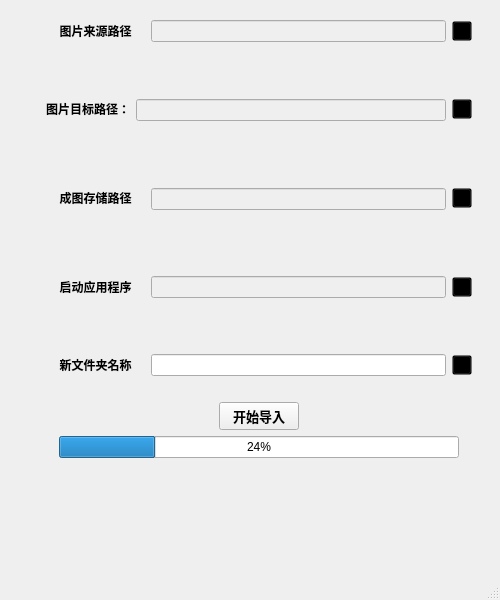
<?xml version="1.0" encoding="UTF-8"?>
<ui version="4.0">
 <class>importRawTool</class>
 <widget class="QMainWindow" name="importRawTool">
  <property name="geometry">
   <rect>
    <x>0</x>
    <y>0</y>
    <width>500</width>
    <height>600</height>
   </rect>
  </property>
  <property name="windowTitle">
   <string>Raw导入小助手v1.0</string>
  </property>
  <property name="windowIcon">
   <iconset resource="resource.qrc">
    <normaloff>:/icon/icon.ico</normaloff>:/icon/icon.ico</iconset>
  </property>
  <property name="styleSheet">
   <string notr="true">margin-size:10px;</string>
  </property>
  <property name="windowFilePath">
   <string notr="true"/>
  </property>
  <widget class="QWidget" name="centralwidget">
   <widget class="QWidget" name="verticalLayoutWidget">
    <property name="geometry">
     <rect>
      <x>0</x>
      <y>0</y>
      <width>518</width>
      <height>541</height>
     </rect>
    </property>
    <layout class="QVBoxLayout" name="verticalLayout" stretch="1,1,1,1,0,1,1,1">
     <item>
      <layout class="QHBoxLayout" name="horizontalLayout_2">
       <item>
        <widget class="QLabel" name="label">
         <property name="minimumSize">
          <size>
           <width>40</width>
           <height>40</height>
          </size>
         </property>
         <property name="maximumSize">
          <size>
           <width>40</width>
           <height>40</height>
          </size>
         </property>
         <property name="text">
          <string/>
         </property>
        </widget>
       </item>
       <item>
        <widget class="QLabel" name="label_2">
         <property name="minimumSize">
          <size>
           <width>99</width>
           <height>40</height>
          </size>
         </property>
         <property name="maximumSize">
          <size>
           <width>16777215</width>
           <height>40</height>
          </size>
         </property>
         <property name="layoutDirection">
          <enum>Qt::LeftToRight</enum>
         </property>
         <property name="text">
          <string>&lt;html&gt;&lt;head/&gt;&lt;body&gt;&lt;p&gt;&lt;span style=&quot; font-weight:600;&quot;&gt;图片来源路径&lt;/span&gt;&lt;/p&gt;&lt;/body&gt;&lt;/html&gt;</string>
         </property>
         <property name="alignment">
          <set>Qt::AlignCenter</set>
         </property>
        </widget>
       </item>
       <item>
        <layout class="QVBoxLayout" name="verticalLayout_2">
         <item>
          <widget class="QLabel" name="label_14">
           <property name="enabled">
            <bool>false</bool>
           </property>
           <property name="text">
            <string/>
           </property>
          </widget>
         </item>
         <item>
          <widget class="QLineEdit" name="RawSourceL">
           <property name="enabled">
            <bool>false</bool>
           </property>
           <property name="minimumSize">
            <size>
             <width>0</width>
             <height>0</height>
            </size>
           </property>
           <property name="maximumSize">
            <size>
             <width>16777215</width>
             <height>16777215</height>
            </size>
           </property>
           <property name="palette">
            <palette>
             <active/>
             <inactive/>
             <disabled/>
            </palette>
           </property>
           <property name="autoFillBackground">
            <bool>false</bool>
           </property>
           <property name="styleSheet">
            <string notr="true">border-width:0;</string>
           </property>
          </widget>
         </item>
         <item>
          <widget class="QLabel" name="rawSourceLable">
           <property name="font">
            <font>
             <pointsize>9</pointsize>
            </font>
           </property>
           <property name="styleSheet">
            <string notr="true">color:rgb(209, 2, 23)</string>
           </property>
           <property name="text">
            <string/>
           </property>
          </widget>
         </item>
        </layout>
       </item>
       <item>
        <widget class="QPushButton" name="RawSourceB">
         <property name="minimumSize">
          <size>
           <width>10</width>
           <height>10</height>
          </size>
         </property>
         <property name="maximumSize">
          <size>
           <width>20</width>
           <height>20</height>
          </size>
         </property>
         <property name="styleSheet">
          <string notr="true">image: url(:/icon/edit.svg);background-color:transparent;</string>
         </property>
         <property name="text">
          <string/>
         </property>
        </widget>
       </item>
       <item>
        <widget class="QLabel" name="label_3">
         <property name="minimumSize">
          <size>
           <width>40</width>
           <height>40</height>
          </size>
         </property>
         <property name="maximumSize">
          <size>
           <width>40</width>
           <height>40</height>
          </size>
         </property>
         <property name="text">
          <string/>
         </property>
        </widget>
       </item>
      </layout>
     </item>
     <item>
      <layout class="QHBoxLayout" name="horizontalLayout_4">
       <item>
        <widget class="QLabel" name="label_5">
         <property name="minimumSize">
          <size>
           <width>40</width>
           <height>0</height>
          </size>
         </property>
         <property name="maximumSize">
          <size>
           <width>40</width>
           <height>16777215</height>
          </size>
         </property>
         <property name="text">
          <string/>
         </property>
        </widget>
       </item>
       <item>
        <widget class="QLabel" name="label_6">
         <property name="enabled">
          <bool>true</bool>
         </property>
         <property name="minimumSize">
          <size>
           <width>0</width>
           <height>0</height>
          </size>
         </property>
         <property name="maximumSize">
          <size>
           <width>99</width>
           <height>99</height>
          </size>
         </property>
         <property name="layoutDirection">
          <enum>Qt::LeftToRight</enum>
         </property>
         <property name="text">
          <string>&lt;html&gt;&lt;head/&gt;&lt;body&gt;&lt;p&gt;&lt;span style=&quot; font-weight:600;&quot;&gt;图片目标路径：&lt;/span&gt;&lt;/p&gt;&lt;/body&gt;&lt;/html&gt;</string>
         </property>
         <property name="alignment">
          <set>Qt::AlignCenter</set>
         </property>
        </widget>
       </item>
       <item>
        <layout class="QVBoxLayout" name="verticalLayout_3">
         <item>
          <widget class="QLabel" name="label_16">
           <property name="text">
            <string/>
           </property>
          </widget>
         </item>
         <item>
          <widget class="QLineEdit" name="RawDesL">
           <property name="enabled">
            <bool>false</bool>
           </property>
           <property name="minimumSize">
            <size>
             <width>0</width>
             <height>0</height>
            </size>
           </property>
           <property name="maximumSize">
            <size>
             <width>16777215</width>
             <height>16777215</height>
            </size>
           </property>
          </widget>
         </item>
         <item>
          <widget class="QLabel" name="rawDesLable">
           <property name="font">
            <font>
             <pointsize>9</pointsize>
            </font>
           </property>
           <property name="styleSheet">
            <string notr="true">color:rgb(209, 2, 23)</string>
           </property>
           <property name="text">
            <string/>
           </property>
          </widget>
         </item>
        </layout>
       </item>
       <item>
        <widget class="QPushButton" name="RawDesB">
         <property name="minimumSize">
          <size>
           <width>20</width>
           <height>20</height>
          </size>
         </property>
         <property name="maximumSize">
          <size>
           <width>20</width>
           <height>20</height>
          </size>
         </property>
         <property name="styleSheet">
          <string notr="true">image: url(:/icon/edit.svg);background-color:transparent;</string>
         </property>
         <property name="text">
          <string/>
         </property>
        </widget>
       </item>
       <item>
        <widget class="QLabel" name="label_7">
         <property name="minimumSize">
          <size>
           <width>40</width>
           <height>0</height>
          </size>
         </property>
         <property name="maximumSize">
          <size>
           <width>40</width>
           <height>16777215</height>
          </size>
         </property>
         <property name="text">
          <string/>
         </property>
        </widget>
       </item>
      </layout>
     </item>
     <item>
      <layout class="QHBoxLayout" name="horizontalLayout_5">
       <item>
        <widget class="QLabel" name="label_8">
         <property name="minimumSize">
          <size>
           <width>40</width>
           <height>0</height>
          </size>
         </property>
         <property name="maximumSize">
          <size>
           <width>40</width>
           <height>16777215</height>
          </size>
         </property>
         <property name="text">
          <string/>
         </property>
        </widget>
       </item>
       <item>
        <widget class="QLabel" name="label_9">
         <property name="minimumSize">
          <size>
           <width>99</width>
           <height>0</height>
          </size>
         </property>
         <property name="maximumSize">
          <size>
           <width>16777215</width>
           <height>16777215</height>
          </size>
         </property>
         <property name="layoutDirection">
          <enum>Qt::LeftToRight</enum>
         </property>
         <property name="text">
          <string>&lt;html&gt;&lt;head/&gt;&lt;body&gt;&lt;p&gt;&lt;span style=&quot; font-weight:600;&quot;&gt;成图存储路径&lt;/span&gt;&lt;/p&gt;&lt;/body&gt;&lt;/html&gt;</string>
         </property>
         <property name="alignment">
          <set>Qt::AlignCenter</set>
         </property>
        </widget>
       </item>
       <item>
        <layout class="QVBoxLayout" name="verticalLayout_4">
         <item>
          <widget class="QLabel" name="label_15">
           <property name="text">
            <string/>
           </property>
          </widget>
         </item>
         <item>
          <widget class="QLineEdit" name="ComplectL">
           <property name="enabled">
            <bool>false</bool>
           </property>
           <property name="minimumSize">
            <size>
             <width>0</width>
             <height>0</height>
            </size>
           </property>
           <property name="maximumSize">
            <size>
             <width>16777215</width>
             <height>16777215</height>
            </size>
           </property>
          </widget>
         </item>
         <item>
          <widget class="QLabel" name="complectLable">
           <property name="font">
            <font>
             <pointsize>9</pointsize>
            </font>
           </property>
           <property name="styleSheet">
            <string notr="true">color:rgb(209, 2, 23)</string>
           </property>
           <property name="text">
            <string/>
           </property>
          </widget>
         </item>
        </layout>
       </item>
       <item>
        <widget class="QPushButton" name="ComplectB">
         <property name="minimumSize">
          <size>
           <width>20</width>
           <height>20</height>
          </size>
         </property>
         <property name="maximumSize">
          <size>
           <width>20</width>
           <height>20</height>
          </size>
         </property>
         <property name="styleSheet">
          <string notr="true">image: url(:/icon/edit.svg);background-color:transparent;</string>
         </property>
         <property name="text">
          <string/>
         </property>
        </widget>
       </item>
       <item>
        <widget class="QLabel" name="label_10">
         <property name="minimumSize">
          <size>
           <width>40</width>
           <height>0</height>
          </size>
         </property>
         <property name="maximumSize">
          <size>
           <width>40</width>
           <height>16777215</height>
          </size>
         </property>
         <property name="text">
          <string/>
         </property>
        </widget>
       </item>
      </layout>
     </item>
     <item>
      <layout class="QHBoxLayout" name="horizontalLayout_8">
       <item>
        <widget class="QLabel" name="label_11">
         <property name="minimumSize">
          <size>
           <width>40</width>
           <height>66</height>
          </size>
         </property>
         <property name="maximumSize">
          <size>
           <width>40</width>
           <height>66</height>
          </size>
         </property>
         <property name="text">
          <string/>
         </property>
        </widget>
       </item>
       <item>
        <widget class="QLabel" name="label_12">
         <property name="minimumSize">
          <size>
           <width>99</width>
           <height>0</height>
          </size>
         </property>
         <property name="maximumSize">
          <size>
           <width>16777215</width>
           <height>16777215</height>
          </size>
         </property>
         <property name="layoutDirection">
          <enum>Qt::RightToLeft</enum>
         </property>
         <property name="text">
          <string>&lt;html&gt;&lt;head/&gt;&lt;body&gt;&lt;p&gt;&lt;span style=&quot; font-weight:600;&quot;&gt;启动应用程序&lt;/span&gt;&lt;/p&gt;&lt;/body&gt;&lt;/html&gt;</string>
         </property>
         <property name="alignment">
          <set>Qt::AlignCenter</set>
         </property>
        </widget>
       </item>
       <item>
        <layout class="QVBoxLayout" name="verticalLayout_9">
         <item>
          <widget class="QLabel" name="label_21">
           <property name="text">
            <string/>
           </property>
          </widget>
         </item>
         <item>
          <widget class="QLineEdit" name="ProgramL">
           <property name="enabled">
            <bool>false</bool>
           </property>
           <property name="minimumSize">
            <size>
             <width>0</width>
             <height>0</height>
            </size>
           </property>
           <property name="maximumSize">
            <size>
             <width>16777215</width>
             <height>16777215</height>
            </size>
           </property>
          </widget>
         </item>
         <item>
          <widget class="QLabel" name="ProgramLable">
           <property name="text">
            <string/>
           </property>
          </widget>
         </item>
        </layout>
       </item>
       <item>
        <widget class="QPushButton" name="ProgramB">
         <property name="minimumSize">
          <size>
           <width>20</width>
           <height>20</height>
          </size>
         </property>
         <property name="maximumSize">
          <size>
           <width>20</width>
           <height>20</height>
          </size>
         </property>
         <property name="styleSheet">
          <string notr="true">image: url(:/icon/edit.svg);background-color:transparent;</string>
         </property>
         <property name="text">
          <string/>
         </property>
        </widget>
       </item>
       <item>
        <widget class="QLabel" name="label_13">
         <property name="minimumSize">
          <size>
           <width>40</width>
           <height>0</height>
          </size>
         </property>
         <property name="maximumSize">
          <size>
           <width>40</width>
           <height>16777215</height>
          </size>
         </property>
         <property name="text">
          <string/>
         </property>
        </widget>
       </item>
      </layout>
     </item>
     <item>
      <layout class="QHBoxLayout" name="horizontalLayout_7">
       <item>
        <widget class="QLabel" name="label_17">
         <property name="minimumSize">
          <size>
           <width>40</width>
           <height>60</height>
          </size>
         </property>
         <property name="text">
          <string/>
         </property>
        </widget>
       </item>
       <item>
        <widget class="QLabel" name="label_19">
         <property name="minimumSize">
          <size>
           <width>99</width>
           <height>0</height>
          </size>
         </property>
         <property name="font">
          <font>
           <family>Adobe Devanagari</family>
           <weight>75</weight>
           <bold>true</bold>
          </font>
         </property>
         <property name="layoutDirection">
          <enum>Qt::LeftToRight</enum>
         </property>
         <property name="text">
          <string>新文件夹名称</string>
         </property>
         <property name="alignment">
          <set>Qt::AlignCenter</set>
         </property>
        </widget>
       </item>
       <item>
        <layout class="QVBoxLayout" name="verticalLayout_6">
         <item>
          <widget class="QLabel" name="folderLable">
           <property name="font">
            <font>
             <pointsize>9</pointsize>
            </font>
           </property>
           <property name="styleSheet">
            <string notr="true">color:rgb(209, 2, 23)</string>
           </property>
           <property name="text">
            <string/>
           </property>
          </widget>
         </item>
         <item>
          <widget class="QLineEdit" name="folderNameL">
           <property name="enabled">
            <bool>true</bool>
           </property>
           <property name="minimumSize">
            <size>
             <width>0</width>
             <height>0</height>
            </size>
           </property>
           <property name="maximumSize">
            <size>
             <width>16777215</width>
             <height>16777215</height>
            </size>
           </property>
          </widget>
         </item>
         <item>
          <widget class="QLabel" name="label_18">
           <property name="text">
            <string/>
           </property>
          </widget>
         </item>
        </layout>
       </item>
       <item>
        <widget class="QPushButton" name="pushButton_8">
         <property name="minimumSize">
          <size>
           <width>20</width>
           <height>20</height>
          </size>
         </property>
         <property name="maximumSize">
          <size>
           <width>20</width>
           <height>20</height>
          </size>
         </property>
         <property name="styleSheet">
          <string notr="true">background-color:transparent;</string>
         </property>
         <property name="text">
          <string/>
         </property>
        </widget>
       </item>
       <item>
        <widget class="QLabel" name="label_4">
         <property name="minimumSize">
          <size>
           <width>40</width>
           <height>0</height>
          </size>
         </property>
         <property name="maximumSize">
          <size>
           <width>40</width>
           <height>16777215</height>
          </size>
         </property>
         <property name="text">
          <string/>
         </property>
        </widget>
       </item>
      </layout>
     </item>
     <item>
      <layout class="QHBoxLayout" name="horizontalLayout_3">
       <item>
        <widget class="QPushButton" name="StartB">
         <property name="maximumSize">
          <size>
           <width>80</width>
           <height>16777215</height>
          </size>
         </property>
         <property name="font">
          <font>
           <family>Adobe Devanagari</family>
           <pointsize>10</pointsize>
           <weight>75</weight>
           <bold>true</bold>
          </font>
         </property>
         <property name="text">
          <string>开始导入</string>
         </property>
        </widget>
       </item>
      </layout>
     </item>
     <item>
      <layout class="QHBoxLayout" name="horizontalLayout_6">
       <item>
        <widget class="QProgressBar" name="progressBar">
         <property name="enabled">
          <bool>true</bool>
         </property>
         <property name="sizePolicy">
          <sizepolicy hsizetype="Expanding" vsizetype="Fixed">
           <horstretch>0</horstretch>
           <verstretch>10</verstretch>
          </sizepolicy>
         </property>
         <property name="maximumSize">
          <size>
           <width>400</width>
           <height>16777215</height>
          </size>
         </property>
         <property name="font">
          <font>
           <weight>50</weight>
           <bold>false</bold>
          </font>
         </property>
         <property name="layoutDirection">
          <enum>Qt::LeftToRight</enum>
         </property>
         <property name="value">
          <number>24</number>
         </property>
        </widget>
       </item>
      </layout>
     </item>
     <item>
      <layout class="QHBoxLayout" name="horizontalLayout"/>
     </item>
    </layout>
   </widget>
  </widget>
  <widget class="QStatusBar" name="statusbar"/>
 </widget>
 <resources>
  <include location="resource.qrc"/>
 </resources>
 <connections/>
 <slots>
  <slot>selectRawSourceP()</slot>
  <slot>selectRawDestP()</slot>
  <slot>selectCompleteP()</slot>
  <slot>importRaw()</slot>
 </slots>
</ui>
